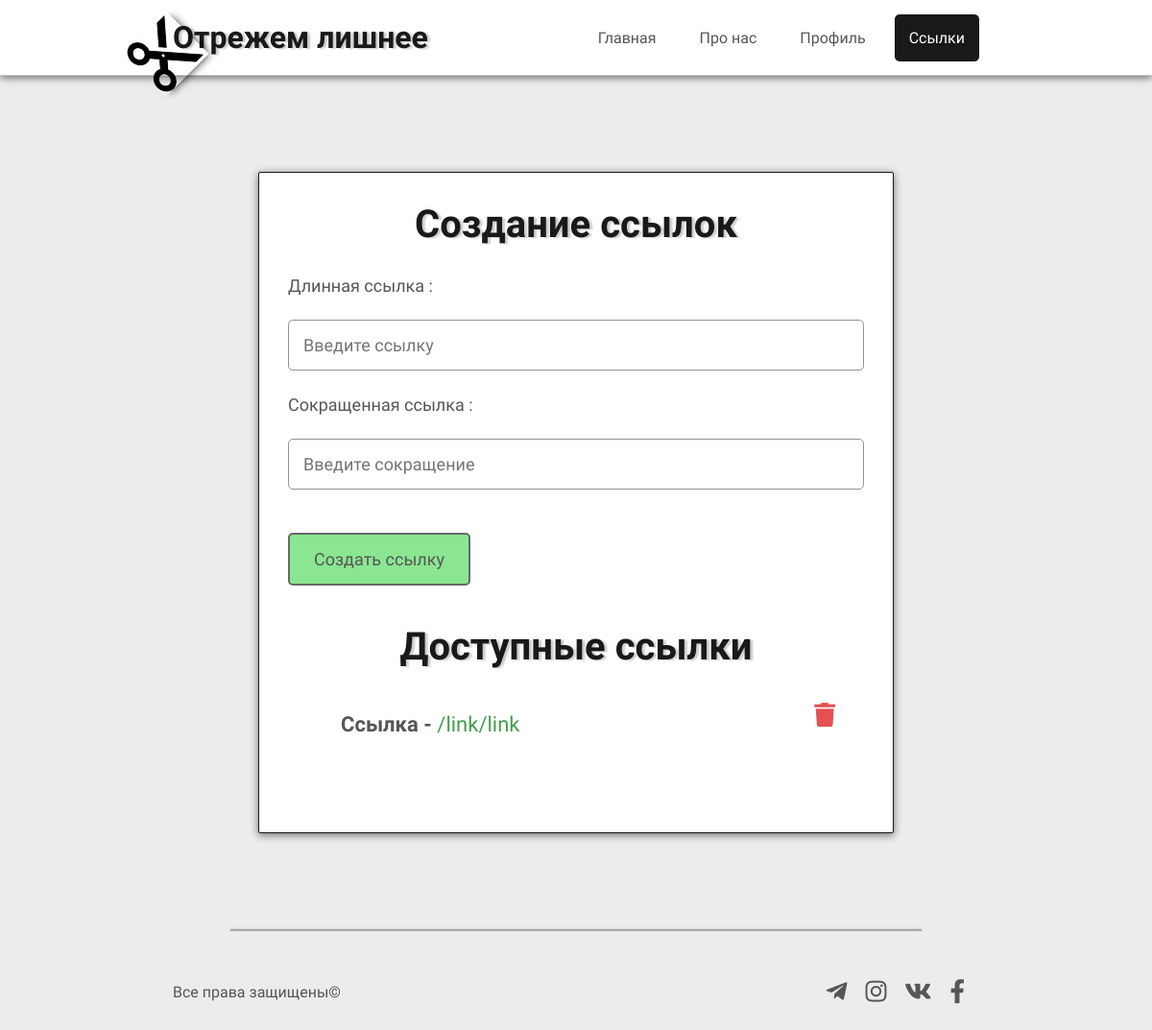
Page /user/profile/links/Admin (signed in) on the earlier database version.
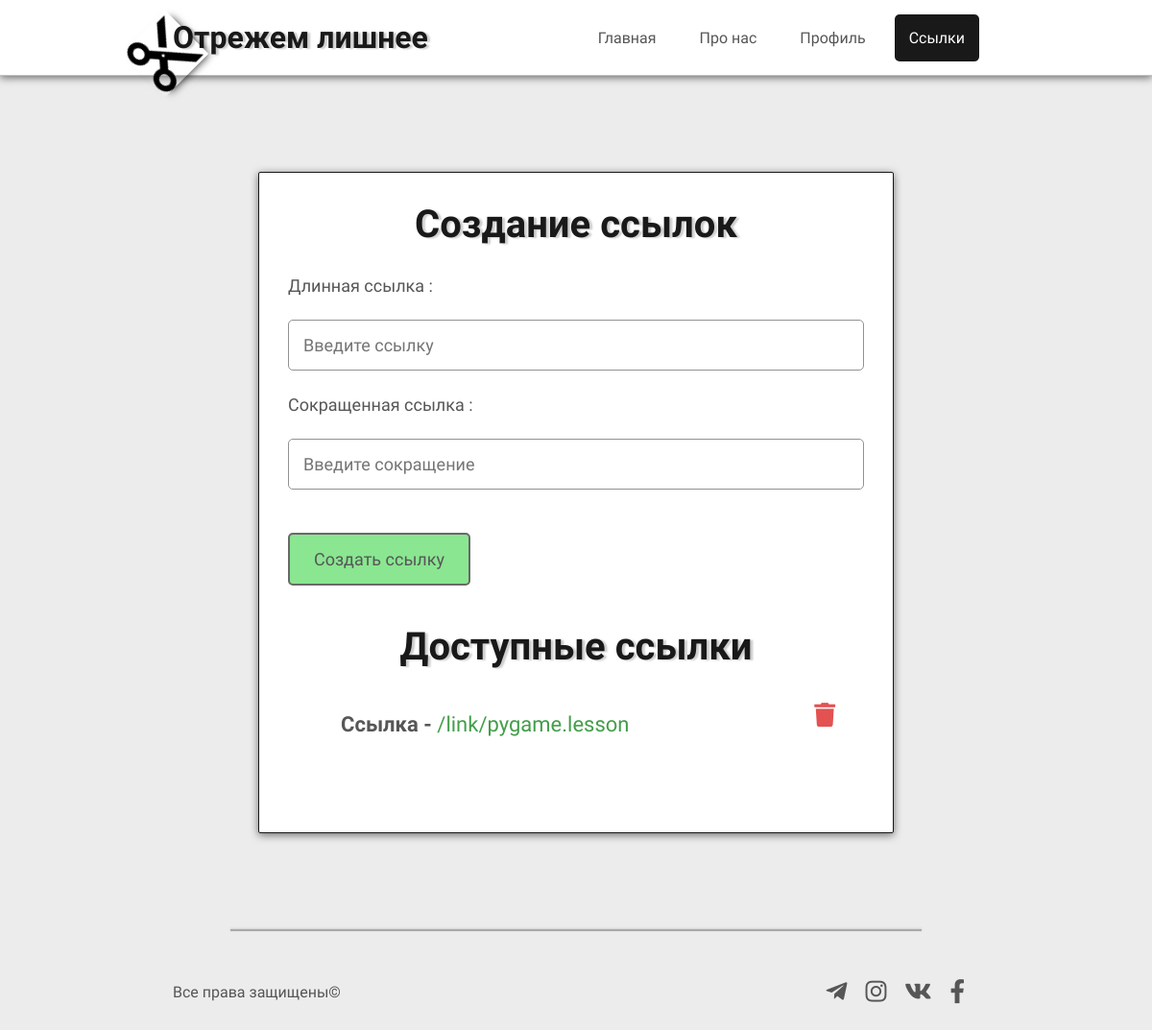
Same page on the later database version.
### users/models.py (models this page shows, shortened)
class Link(models.Model):
    long_link = models.URLField(max_length=500,
                                verbose_name="Длинная ссылка",
                                validators=[MaxLengthValidator(250), URLValidator()],)
    reduced_link = models.CharField(max_length=100,
                                    verbose_name="Сокращенная ссылка",
                                    validators=[MaxLengthValidator(50)],
                                    unique=True)
    author = models.ForeignKey(User,
                               on_delete=models.CASCADE)

### users/views.py (the view, shortened to what this page needs)
# urls.py: path('profile/links/<str:username>', views.UserLinks.as_view(), name="links"),
class UserLinks(LoginRequiredMixin, SuccessMessageMixin, CreateView):
    model = Link
    fields = ['long_link', 'reduced_link']
    template_name = 'users/links.html'
    context_object_name = 'form'
    success_message = 'Ссылка была успешно добавлена.'
    def get_form(self, form_class=None):
        if form_class is None:
            form_class = self.get_form_class()
        form = super(UserLinks, self).get_form(form_class)
        form.fields['long_link'].widget = forms.TextInput(attrs={'placeholder': 'Введите ссылку',
                                                                 'class': 'input'})
        form.fields['reduced_link'].widget = forms.TextInput(attrs={'placeholder': 'Введите сокращение',
                                                                    'class': 'input'})
        return form
    def get_context_data(self, **kwards):
        context = super(UserLinks, self).get_context_data(**kwards)
        context['title'] = f"Ссылки {self.kwargs.get('username')}"
        context['links'] = list(Link.objects.filter(author=self.request.user).values())
        return context

### users/templates/users/links.html (shortened to what this page needs)
{% extends 'reduces/index.html' %}
{% block page_links %}active_page{% endblock %}
{% block main_block %}
<div class="form">
    <h2>Создание ссылок</h2>
    <form method="POST">
        {% for field in form %}
            <div class="field">
                <label for="{{ field.id_for_label }}" class="label">{{ field.label }} :</label>
                {{ field }}
            </div>
        {% endfor %}
        <button type="submit" class="btn btn_link mt-5">Создать ссылку</button>
    </form>
    <div class="links_profile">
        <h2>Доступные ссылки</h2>
        <div class="links_list">
            {% for link in links %}
            <div class="links_item">
                <p>Ссылка - <a href="{{ link.long_link }}" target="_blank">/link/{{ link.reduced_link }}</a></p>
                <a href="{% url 'link_delete' user link.id %}" class="delete"><i class="fas fa-trash"></i></a>
            </div>
            {% endfor %}
        </div>
    </div>
</div>
{% endblock main_block %}

### reduces/templates/reduces/index.html (shortened to what this page needs)
{% load static %}
<!DOCTYPE html>
<html lang="ru">
<head>
    <link rel="stylesheet" href="https://use.fontawesome.com/releases/v5.13.0/css/all.css">
    <link rel="stylesheet" href="{% static 'reduces/css/main.css' %}">
</head>
<body>
    <header>
        <div class="header_block">
            <div id="logo">
                <img src="{% static 'reduces/img/logo.png' %}">
                <h1>Отрежем лишнее</h1>
            </div>
            <div id="navigation">
                <ul>
                    <li><a href="{% url 'home' %}" class={% block page_main %}{% endblock %}>Главная</a></li>
                    <li><a href="{% url 'about' %}" class={% block page_about %}{% endblock %}>Про нас</a></li>
                {% if user.is_authenticated %}
                    <li><a href="{% url 'profile' %}" class={% block page_profile %}{% endblock %}>Профиль</a></li>
                    <li><a href="{% url 'links' user.username %}" class={% block page_links %}{% endblock %}>Ссылки</a></li>
                {% else %}
                    <li><a href="{% url 'auth' %}" class={% block page_login %}{% endblock %}>Войти</a></li>
                    <li><a href="{% url 'registration' %}" class={% block page_sign %}{% endblock %}>Регистрация</a></li>
                {% endif %}
                </ul>
            </div>
        </div>
    </header>
    <main>
        {% block main_block %}
        {% endblock main_block %}
    </main>
    <footer>
        <hr>
        <div class="footer_block">
            <div id="rights">
                <p>Все права защищены&copy;</p>
            </div>
            <div id="social_block">
                <a href="https://teleg.run/MezoneOrange" target="_blank"><i class="fab fa-telegram-plane"></i></a>
                <a href="https://www.instagram.com/mezoneorange/" target="_blank"><i class="fab fa-instagram"></i></a>
                <a href="https://vk.com/mezoneorange" target="_blank"><i class="fab fa-vk"></i></a>
                <a href="https://www.facebook.com/profile.php?id=100013269210414" target="_blank"><i class="fab fa-facebook-f"></i></a>
            </div>
        </div>
    </footer>
</body>
</html>

### reduces/static/reduces/css/main.css (style rules this page uses)
* { margin: 0; padding: 0; text-decoration: none; font-family: 'Ubuntu', sans-serif; font-weight: 400; color: #565656; }
h1, h2, h3, h4, h5, h6 { font-family: 'PT Sans Narrow', sans-serif; font-weight: 700; color: #191919; text-shadow: 3px 1px 2px rgba(206, 205, 205, 1); }
.btn { border: 2px solid silver; border-radius: 5px; padding: 15px 25px; font-size: 18px; cursor: pointer; }
.btn_link { border-color: #696969; background-color: #8ae691; transition: all 300ms ease; }
.mt-5 { margin-top: 20px; }
body { width: 100%; box-sizing: content-box; background-color: #ececec; }
header { width: 100%; box-sizing: content-box; margin-bottom: 50px; border-bottom: 1px solid silver; background-color: white; padding-top: 20px; padding-bottom: 20px; -webkit-box-shadow: 0px 2px 8px 0px rgba(107,107,107,1); -moz-box-shadow: 0px 2px 8px 0px rgba(107,107,107,1); box-shadow: 0px 2px 8px 0px rgba(107,107,107,1); }
header .header_block { width: 70%; margin-right: auto; margin-left: auto; display: flex; justify-content: space-between; align-items: center; }
#logo { position: relative; }
#logo img { width: 64px; height: 64px; position: absolute; z-index: 5; transform: rotateZ(-45deg); left: -40px; bottom: -30px; -webkit-box-shadow: 4px 5px 8px -4px rgba(0,0,0,0.75); -moz-box-shadow: 4px 5px 8px -4px rgba(0,0,0,0.75); box-shadow: 4px 5px 8px -4px rgba(0,0,0,0.75); }
#navigation > ul { display: flex; flex-wrap: wrap; list-style-type: none; }
#navigation > ul li a { border: 0; border-radius: 5px; padding: 15px; transition: all 400ms ease; margin-left: 15px; }
.active_page, #navigation > ul li a:hover { background-color: #191919; color: #fff; font-weight: 500; }
.active_page { cursor: not-allowed; }
main { width: 100%; box-sizing: content-box; padding-top: 50px; padding-bottom: 50px; min-height: 400px; }
.form { width: 50%; margin-left: auto; margin-right: auto; border: 1px solid #191919; border-radius: 2px; padding: 30px; -webkit-box-shadow: 0px 2px 8px 0px rgba(107,107,107,1); -moz-box-shadow: 0px 2px 8px 0px rgba(107,107,107,1); box-shadow: 0px 2px 8px 0px rgba(107,107,107,1); background-color: #fff; box-sizing: content-box; }
.form h2:only-of-type { font-size: 40px; text-align: center; }
.form form { margin-top: 30px; }
.form form .field { display: flex; flex-direction: column; }
.label { font-weight: 500; font-size: 18px; }
.field input, .input { width: 100%; border-radius: 5px; padding: 15px; outline: none; box-sizing: border-box; font-size: 18px; color: #929292; border: 1px solid #929292; margin-top: 25px; margin-bottom: 25px; }
.form form button { align-self: flex-end; }
.links_profile { margin-top: 40px; margin-bottom: 40px; }
.links_profile h2 { margin-bottom: 35px; }
.links_profile .links_list { margin-left: 5%; margin-right: 5%; display: flex; flex-direction: column; position: relative; }
.links_profile .links_list .links_item { display: flex; flex-wrap: nowrap; justify-content: space-between; }
.links_profile .links_list .links_item p { font-size: 22px; font-family: 'PT Sans Narrow', sans-serif; font-weight: 700; margin-bottom: 20px; border-radius: 3px; padding: 10px 25px; overflow-x: scroll; width: 85% }
.links_profile .links_list .links_item .delete, .links_profile .links_list .links_item p a { display: inline-block; color: #439e4a; transition: all 200ms ease; }
.links_profile .links_list .links_item .delete i { color: #e45151; font-size: 25px; }
footer { margin-top: 50px; width: 100%; box-sizing: content-box; }
footer hr { width: 60%; margin-right: auto; margin-left: auto; border: 0; border-top: 2px solid #a9a9a9; -webkit-box-shadow: 0px -0.5px 2px 0px rgba(195,195,195,1); -moz-box-shadow: 0px -0.5px 2px 0px rgba(195,195,195,1); box-shadow: 0px -0.5px 2px 0px rgba(195,195,195,1); }
footer .footer_block { width: 70%; margin-right: auto; margin-left: auto; margin-top: 50px; margin-bottom: 40px; display: flex; justify-content: space-between; align-items: center; }
#social_block a i { font-size: 25px; margin-right: 15px; transition: all 400ms ease; }

Differences in the rows shown:
removed Link: reduced_link "link"
added Link: reduced_link "pygame.lesson"
